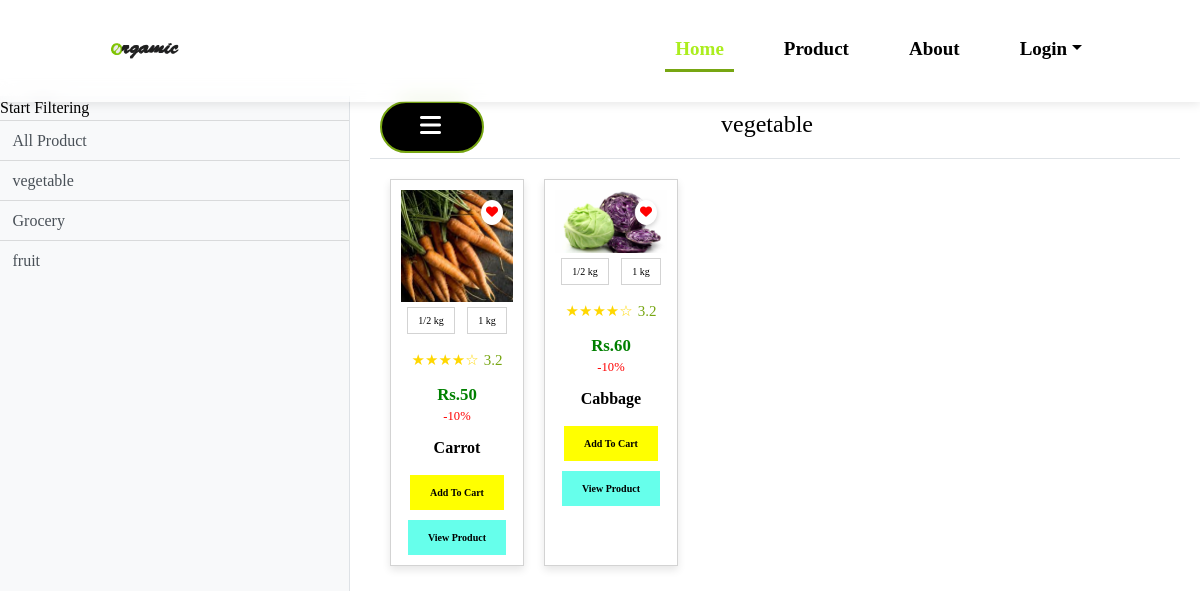
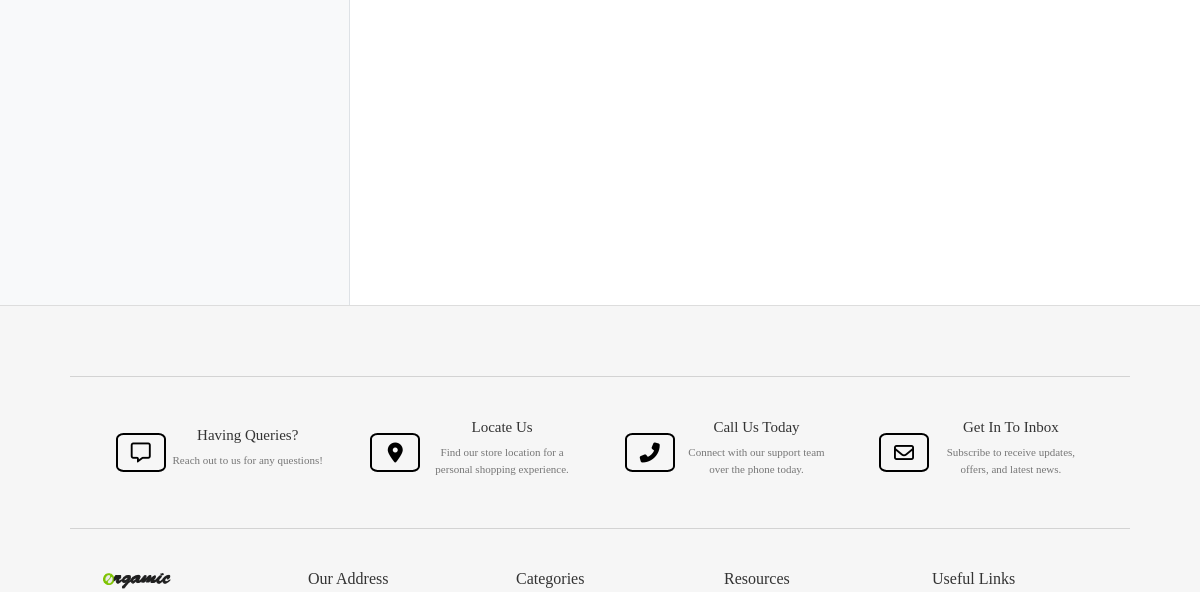
The page /products/3/ (upper part) on the database as committed earlier (2 pictures, top to bottom).
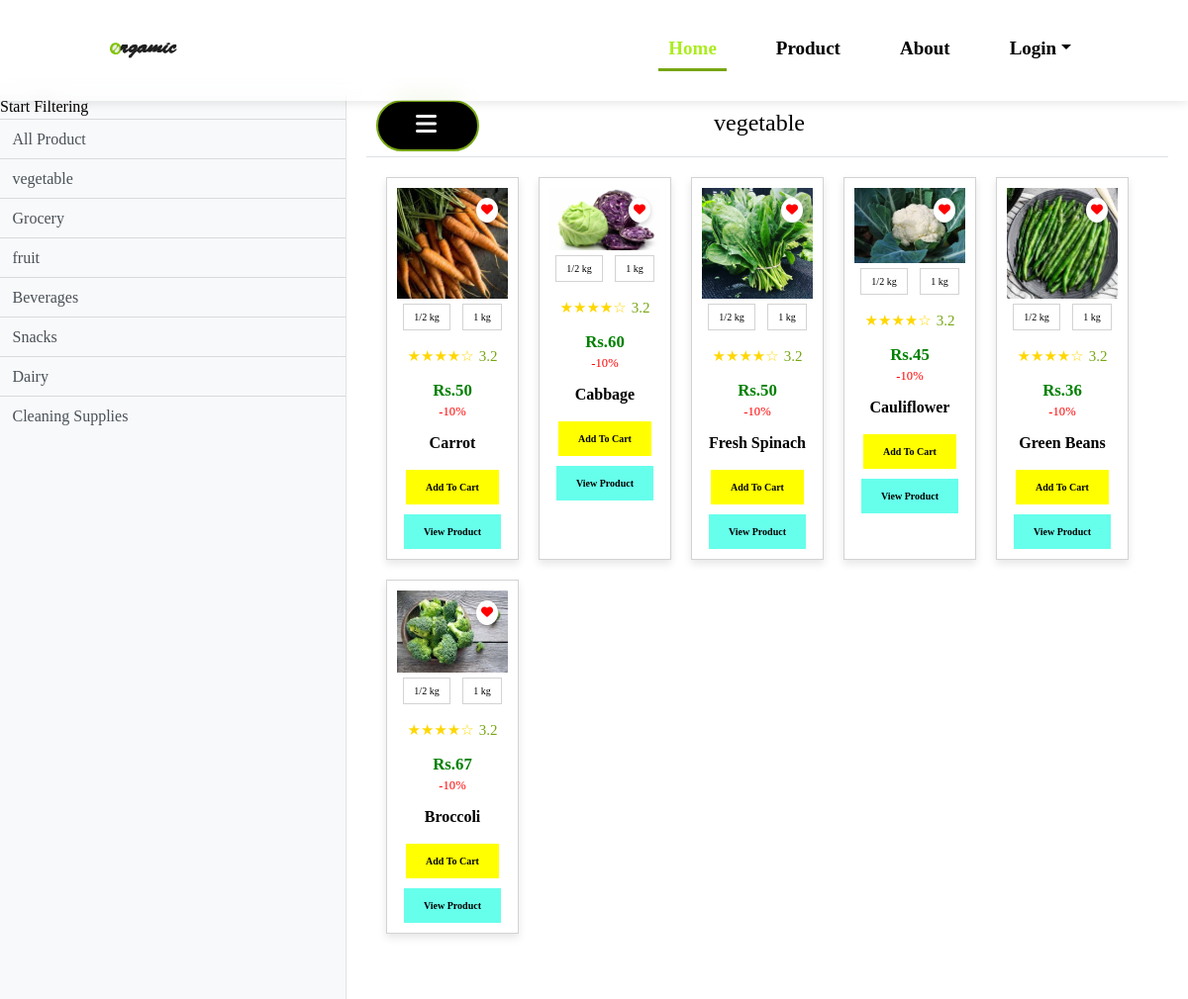
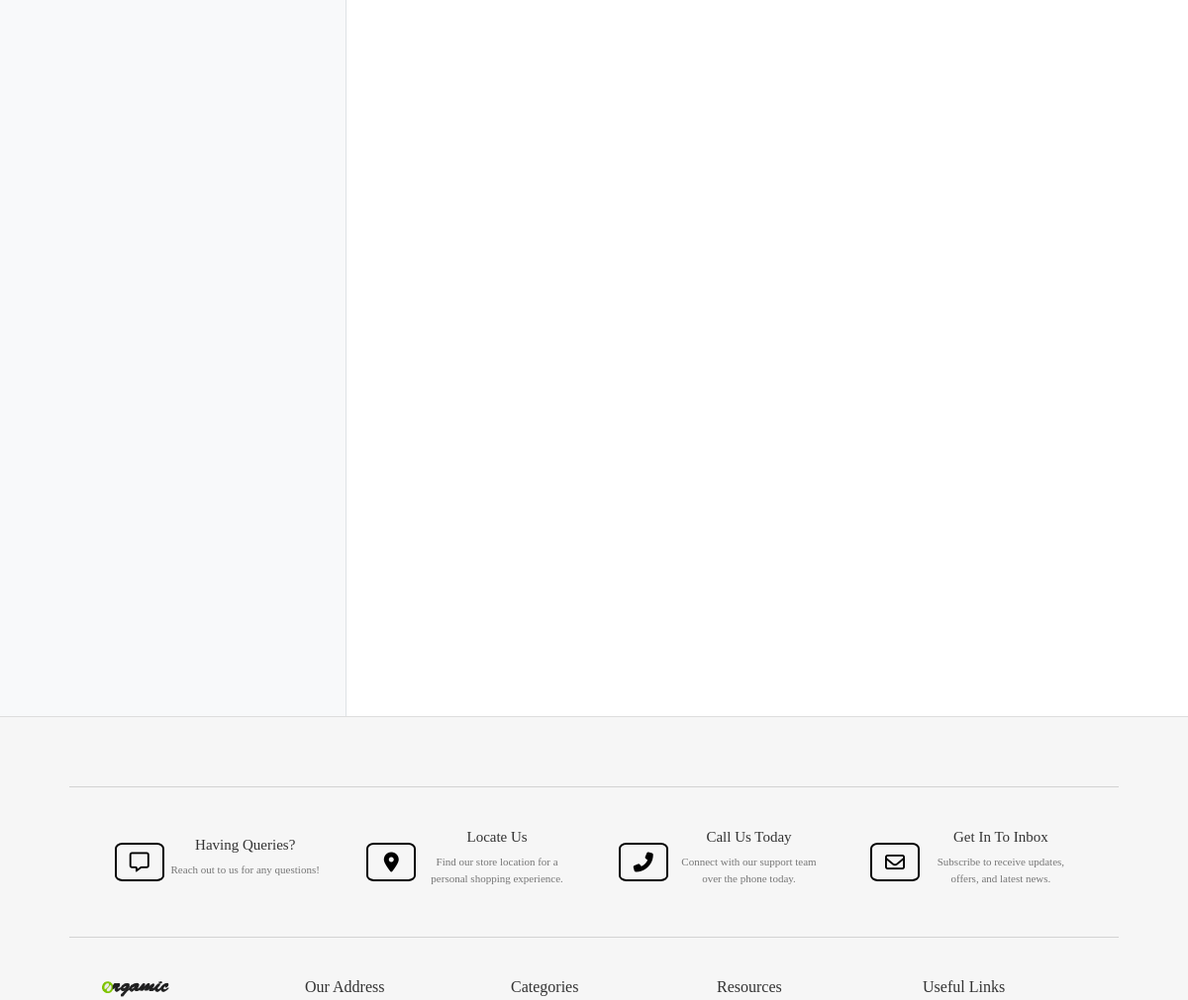
The same page on the database as committed later (2 pictures, top to bottom).
### groceryapp/models.py (models this page shows, shortened)
class Category(models.Model):
    name = models.CharField(max_length=100, null=True, blank=True)
    created = models.DateTimeField(default=now)

class Product(models.Model):
    category = models.ForeignKey(Category, on_delete=models.CASCADE, null=True, blank=True)
    name = models.CharField(max_length=100, null=True, blank=True)
    image = models.FileField(null=True, blank=True)
    description = models.TextField(null=True, blank=True)
    price = models.CharField(max_length=100, null=True, blank=True)
    discount = models.CharField(max_length=100, null=True, blank=True)
    updated = models.DateTimeField(auto_now=True)
    created = models.DateTimeField(auto_now_add=True)

### groceryapp/views.py (the view)
# urls.py: path('products/<int:pid>/', products, name="products"),
def products(request,pid):
    if pid == 0:
        product = Product.objects.all()
    else:
        category = Category.objects.get(id=pid)
        product = Product.objects.filter(category=category)
    allcategory = Category.objects.all()
    return render(request, "products.html", locals())

### groceryapp/templates/products.html (shortened to what this page needs)
{% extends 'main.html' %}
{% load static %}
{% block body %}
<link rel="stylesheet" href="https://maxcdn.bootstrapcdn.com/bootstrap/4.3.1/css/bootstrap.min.css">
<link rel="stylesheet" href="{% static 'style.css' %}">
<div class="products-layout" style="display: grid; grid-template-columns: 350px 1fr; height: 100vh; overflow: hidden; margin-top: 8%;">
    <div class="sidebar bg-light border-right" style="font-size: medium;">
      <div class="sidebar-heading">Start Filtering</div>
      <div class="list-group list-group-flush">
        <a href="{% url 'products' 0 %}" class="list-group-item list-group-item-action bg-light">
          All Product
        </a>
        {% for i in allcategory %}
        <a href="{% url 'products' i.id %}" class="list-group-item list-group-item-action bg-light">
          {{ i.name }}
        </a>
        {% endfor %}
      </div>
    </div>
    <div class="product-section">
      <nav class="navbar navbar-expand-lg navbar-light border-bottom">
        <button class="btn btn-primary" id="menu-toggle">
          <i class="fa fa-bars"></i>
        </button>
        <h3 style="color: black; margin-left:30%; font-size: x-large;">{% if category.name %}{{ category.name }}{% else %}All Products{% endif %}</h3>
      </nav>
      <div class="products-container">
        {% for j in product %}
        <div class="product-card">
          <div class="image-container">
            <img src="{{ j.image.url }}" alt="Product Image" class="product-image">
            <div class="heart-icon">
              <i class="fas fa-heart"></i>
            </div>
          </div>
          <div class="product-details">
            <div class="weight-options">
              <button>1/2 kg</button>
              <button>1 kg</button>
            </div>
            <div class="product-rating" style="font-size: 15px;">
              <div class="stars">★★★★☆</div>
              <span >3.2</span>
            </div>
            <div class="product-price" style="font-size: 14px;">
              <span class="current-price">Rs.{{ j.price }}</span>
              <span class="discount">-10%</span>
            </div>
            <p class="product-name">{{ j.name }}</p>
            <a href= {% if  request.user.is_authenticated %}"/add-to-cart/{{j.id}}/"{% else %}"/login/"{% endif %}>
              <button class="add-to-cart-btn">Add To Cart</button>
            </a>
            <a href="/product-detail/{{j.id}}/" >
              <button class="view-product-btn" style="background-color: #00ffde99;">View Product</button>
            </a>
          </div>
        </div>
        {% empty %}
        <div class="no-products">
          <img src="{% static 'images/empty.jpg' %}" alt="No Products Available">
        </div>
        {% endfor %}
      </div>
    </div>
  </div>
{% endblock %}

Rows that differ between the two databases and show on the page:
added Category: name "Beverages"
added Category: name "Snacks"
added Category: name "Dairy"
added Category: name "Cleaning Supplies"
added Product: image (picture), price "50", name "Fresh Spinach"
added Product: image (picture), price "45", name "Cauliflower"
added Product: image (picture), price "36", name "Green Beans"
added Product: image (picture), price "67", name "Broccoli"
